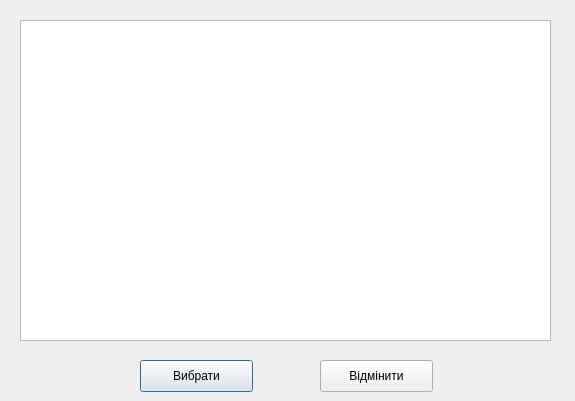
<?xml version="1.0" encoding="UTF-8"?>
<ui version="4.0">
 <class>SelectPost</class>
 <widget class="QDialog" name="SelectPost">
  <property name="geometry">
   <rect>
    <x>0</x>
    <y>0</y>
    <width>575</width>
    <height>401</height>
   </rect>
  </property>
  <property name="minimumSize">
   <size>
    <width>575</width>
    <height>401</height>
   </size>
  </property>
  <property name="maximumSize">
   <size>
    <width>575</width>
    <height>401</height>
   </size>
  </property>
  <property name="windowTitle">
   <string>Dialog</string>
  </property>
  <widget class="QPushButton" name="select">
   <property name="geometry">
    <rect>
     <x>140</x>
     <y>360</y>
     <width>113</width>
     <height>32</height>
    </rect>
   </property>
   <property name="text">
    <string>Вибрати</string>
   </property>
  </widget>
  <widget class="QPushButton" name="cancel">
   <property name="geometry">
    <rect>
     <x>320</x>
     <y>360</y>
     <width>113</width>
     <height>32</height>
    </rect>
   </property>
   <property name="text">
    <string>Відмінити</string>
   </property>
  </widget>
  <widget class="QTableView" name="tableViewPost">
   <property name="geometry">
    <rect>
     <x>20</x>
     <y>20</y>
     <width>531</width>
     <height>321</height>
    </rect>
   </property>
   <property name="selectionMode">
    <enum>QAbstractItemView::SingleSelection</enum>
   </property>
   <property name="selectionBehavior">
    <enum>QAbstractItemView::SelectRows</enum>
   </property>
   <attribute name="horizontalHeaderStretchLastSection">
    <bool>true</bool>
   </attribute>
  </widget>
 </widget>
 <resources/>
 <connections/>
</ui>
